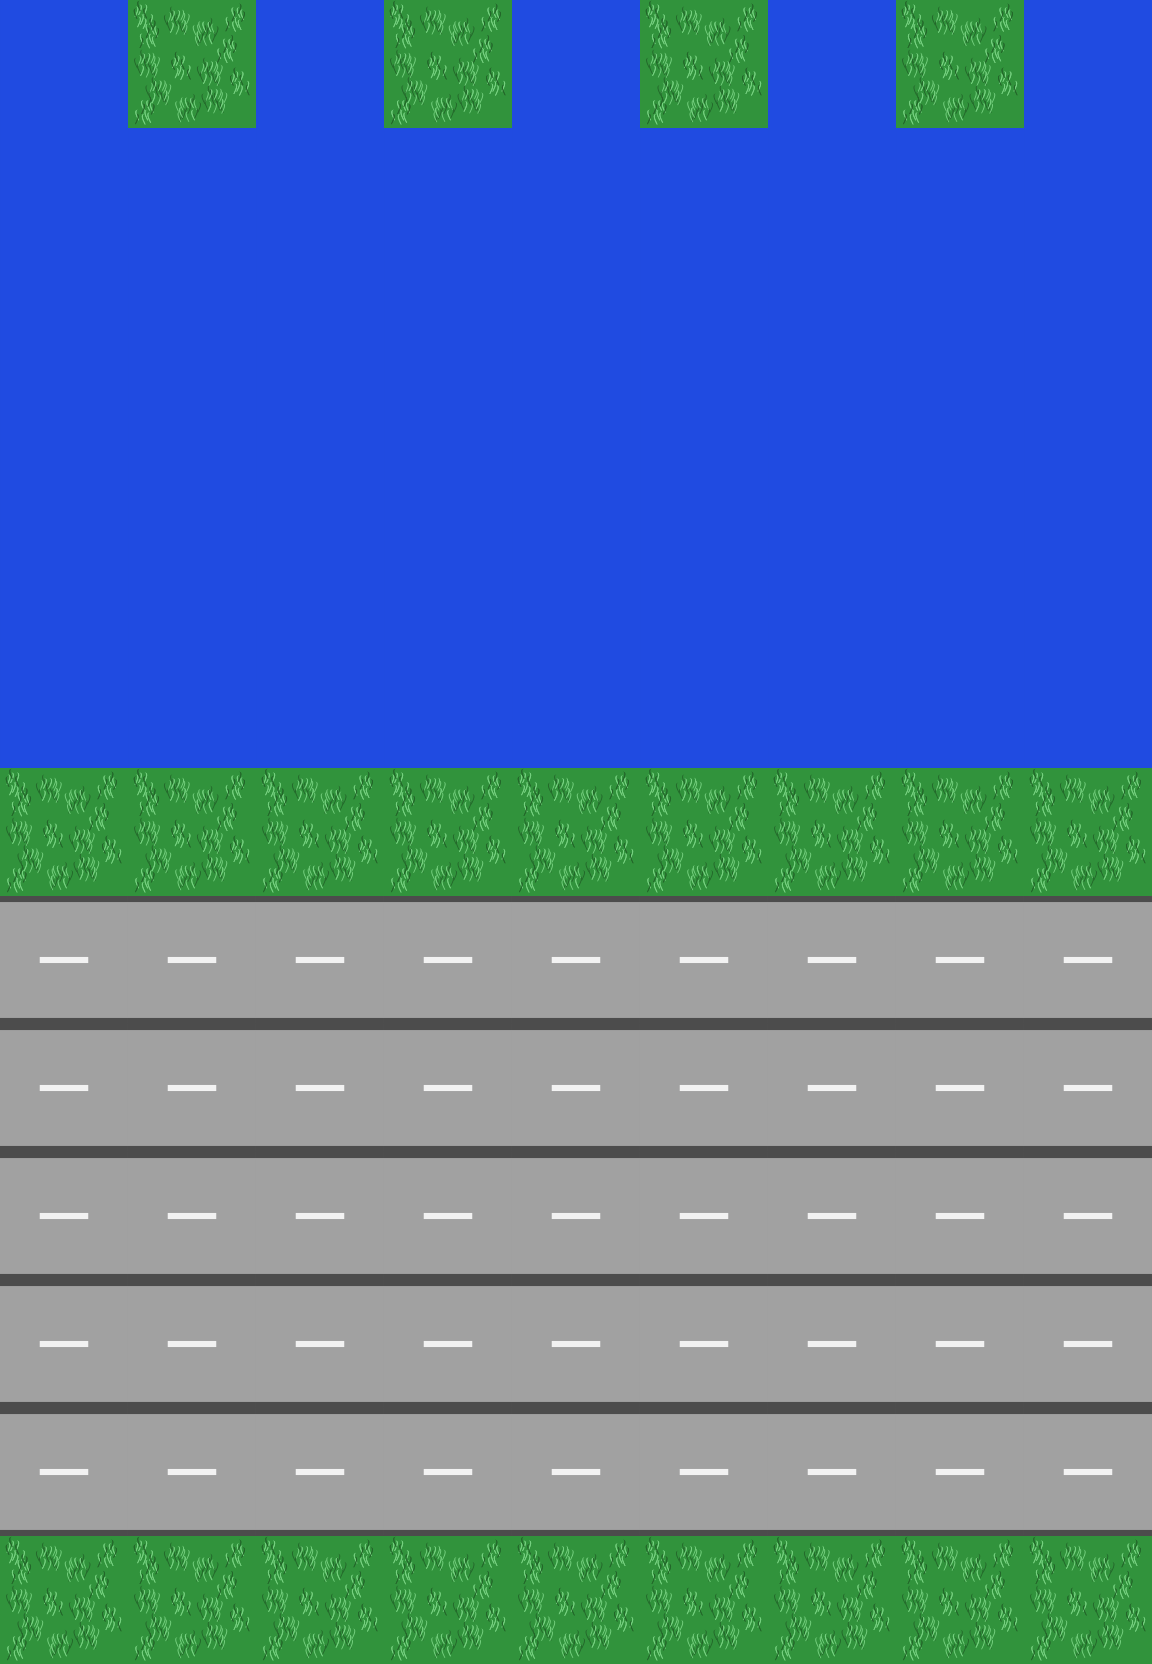

A level layout from a 2D game, rendered from its tile map. Below: a short description, then the map file with its tile-grid data intact:
An orthogonal 9x13 tile map with 128x128 px tiles, 1 tile layer (Tile Layer 1).

<map version="1.9" tiledversion="1.9.2" orientation="orthogonal" renderorder="right-down" width="9" height="13" tilewidth="128" tileheight="128" infinite="0" nextlayerid="2" nextobjectid="1">
 <editorsettings>
  <export target="level1.json" format="json" />
 </editorsettings>
 <tileset firstgid="1" name="spritesheet" tilewidth="128" tileheight="128" tilecount="16" columns="4">
  <image source="tileset.png" width="512" height="128" />
 </tileset>
 <layer id="1" name="Tile Layer 1" width="9" height="13">
  <data encoding="csv">
4,2,4,2,4,2,4,2,4,
4,4,4,4,4,4,4,4,4,
4,4,4,4,4,4,4,4,4,
4,4,4,4,4,4,4,4,4,
4,4,4,4,4,4,4,4,4,
4,4,4,4,4,4,4,4,4,
2,2,2,2,2,2,2,2,2,
1,1,1,1,1,1,1,1,1,
1,1,1,1,1,1,1,1,1,
1,1,1,1,1,1,1,1,1,
1,1,1,1,1,1,1,1,1,
1,1,1,1,1,1,1,1,1,
2,2,2,2,2,2,2,2,2
</data>
 </layer>
</map>